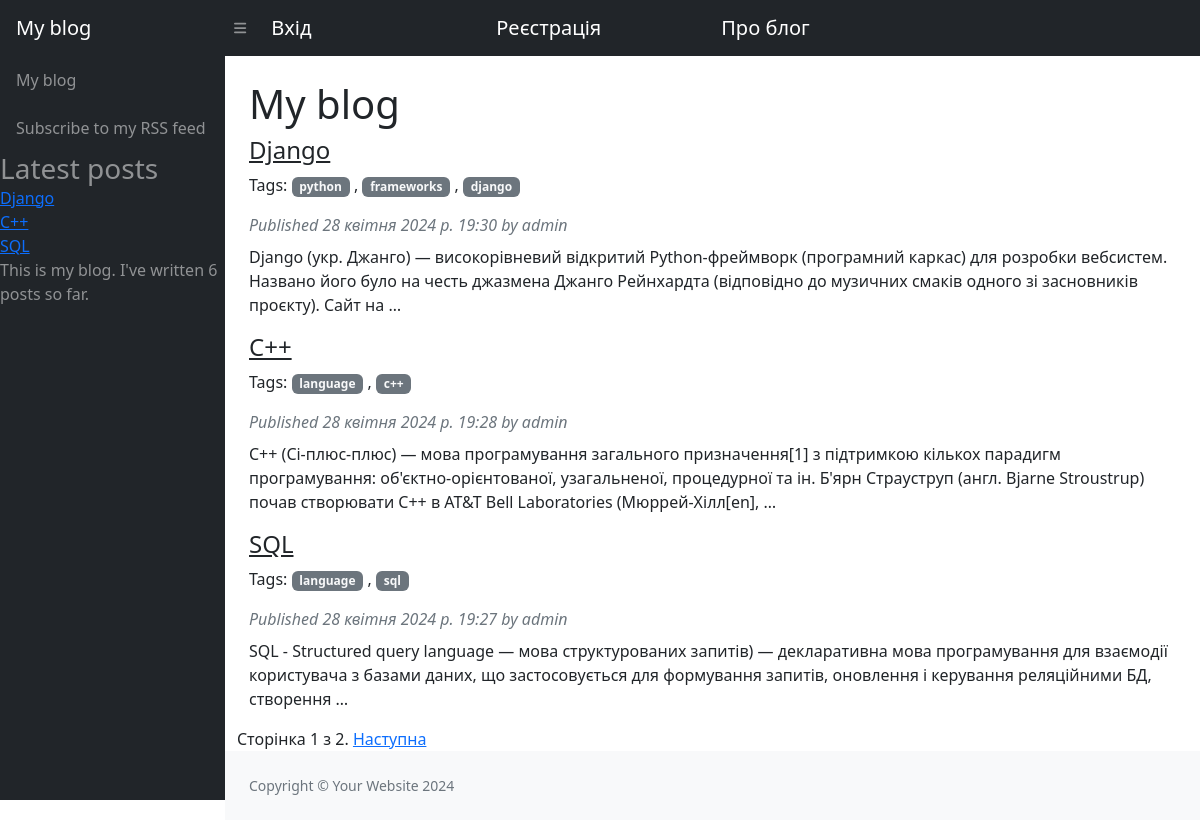
The page / on the database its author committed.
### blog/models.py (models this page shows, shortened)
class Post(models.Model):
    STATUS_CHOICES = (
        ('draft', 'Draft'),
        ('published', 'Published'),
    )
    tags = TaggableManager()
    title = models.CharField(max_length=250)
    slug = models.SlugField(max_length=250, unique_for_date='publish')
    author = models.ForeignKey(User, related_name='blog_posts', on_delete=models.CASCADE)
    body = models.TextField()
    publish = models.DateTimeField(default=timezone.now)
    created = models.DateTimeField(auto_now_add=True)
    updated = models.DateTimeField(auto_now=True)
    status = models.CharField(max_length=10, choices=STATUS_CHOICES, default='published')
    class Meta:
        ordering = ('-publish',)
    def get_absolute_url(self):
        return reverse('blog:post_detail',
                        args=[self.publish.year,
                              self.publish.strftime('%m'),
                              self.publish.strftime('%d'),
                              self.slug])

### blog/views.py (the view)
# urls.py: path('', views.post_list, name='base'),
def post_list(request, tag_slug=None):
    object_list = Post.objects.all()
    tag = None
    if tag_slug:
        tag = get_object_or_404(Tag, slug=tag_slug)
        object_list = object_list.filter(tags__in=[tag])
    paginator = Paginator(object_list, 3) # 3 posts in each page
    page = request.GET.get('page')
    try:
        posts = paginator.page(page)
    except PageNotAnInteger:
        posts = paginator.page(1)
    except EmptyPage:
        posts = paginator.page(paginator.num_pages)
    return render(request, 'blog/post/list.html', {'page': page,
                                                   'posts': posts,
                                                   'tag': tag})

### blog/templatetags/blog_tags.py (called while the page is built)
@register.simple_tag
def total_posts():
    return Post.objects.count()

@register.inclusion_tag('blog/post/latest_post.html')
def show_latest_posts(count=5):
    latest_posts = Post.objects.order_by('-publish')[:count]
    return {'latest_post': latest_posts}

### blog/templates/blog/post/list.html (shortened to what this page needs)
{% extends "blog/base.html" %}
{% block content %}
    {% for post in posts %}
        <h4>
            <a class="card-header" href="{{ post.get_absolute_url }}">{{ post.title }}</a>
        </h4>
            <p class="tags">Tags:
                {% for tag in post.tags.all %}
                    <a class="badge bg-secondary text-decoration-none link-light" href="{% url 'blog:post_list_by_tag' tag.slug %}">
                        {{ tag.name }}
                    </a>
                    {% if not forloop.last %}, {% endif %}
                {% endfor %}
            </p>
        <p class="text-muted fst-italic mb-2">
            Published {{ post.publish }} by {{ post.author }}
        </p>
        {{ post.body|truncatewords:30|linebreaks }}
    {% endfor %}
    {% include "pagination.html" with page=posts %}
{% endblock %}

### blog/templates/blog/base.html (shortened to what this page needs)
<!DOCTYPE html>
{% load static %}
{% load blog_tags %}
<html lang="en">
    <head>
        <link href="https://cdn.jsdelivr.net/npm/simple-datatables@7.1.2/dist/style.min.css" rel="stylesheet" />
        <link href="{% static 'css/blog.css' %}" rel="stylesheet" type="text/css"/>
    </head>
    <body class="sb-nav-fixed">
        <nav class="sb-topnav navbar navbar-expand navbar-dark bg-dark">
            <a class="navbar-brand ps-3" href="/">My blog</a>
            <button class="btn btn-link btn-sm order-1 order-lg-0 me-4 me-lg-0" id="sidebarToggle" href="#!"><i class="fas fa-bars"></i></button>
            {% if user.is_authenticated %}
            	<a class="navbar-brand ps-3" href="{% url 'profile' %}">Профіль</a>
            	<a class="navbar-brand ps-3" href="{% url 'logout_confirm' %}">Вихід</a>
                <a class="navbar-brand ps-3" href="{% url 'blog:post_create' %}">Новий пост</a>
          	{% else %}
            	<a class="navbar-brand ps-3" href="{% url 'login' %}">Вхід</a>
            	<a class="navbar-brand ps-3" href="{% url 'register' %}">Реєстрація</a>
          	{% endif %}
            <a class="navbar-brand ps-3" href="{% url 'blog:blog_about' %}">Про блог</a>
        </nav>
        <div id="layoutSidenav">
            <div id="layoutSidenav_nav">
                <nav class="sb-sidenav accordion sb-sidenav-dark" id="sidenavAccordion">
                    <div class="sb-sidenav-menu">
                        <div class="nav">
                            <a class="nav-link" href="index.html">
                                My blog
                            </a>
                            <a class="nav-link collapsed" href="{% url 'blog:post_feed' %}">Subscribe to my RSS feed</a>
                            <div class="sb-sidenav-collapse-arrow">
                                <h3 class="card-header">Latest posts</h3>
                                {% show_latest_posts 3 %}
                            </div>
                            <div class="sb-sidenav-collapse-arrow">
                                <p class="card-header">This is my blog. I've written {% total_posts %} posts so far.</p>
                            </div>
                        </div>
                    </div>
                </nav>
            </div>
            <div id="layoutSidenav_content">
                <main>
                    <div class="container-fluid px-4">
                        <h1 class="mt-4">My blog</h1>
                        <div class="row">
                            {% block content %}
                            {% endblock %}
                        </div>
                    </div>
                </main>
                <footer class="py-4 bg-light mt-auto">
                    <div class="container-fluid px-4">
                        <div class="d-flex align-items-center justify-content-between small">
                            <div class="text-muted">Copyright &copy; Your Website 2024</div>
                        </div>
                    </div>
                </footer>
            </div>
        </div>
    </body>
</html>

### blog/templates/blog/post/latest_post.html
<ul class="navbar-nav">
    {% for post in latest_post %}
        <li class="nav-item active">
            <a href="{{ post.get_absolute_url }}">{{ post.title }}</a>
        </li>
    {% endfor %}
</ul>

### blog/templates/pagination.html (shortened to what this page needs)
<div class="pagination">
    <span class="step-links">
        <span class="current">
            Сторінка {{ page.number }} з {{ page.paginator.num_pages }}.
        </span>
        {% if page.has_next %}
            <a href="?page={{ page.next_page_number }}">Наступна</a>
        {% endif %}
    </span>
</div>

### rows shown on the page
Post: title "Django", publish "28 квітня 2024 р. 19:30", author "admin", body "Django (укр. Джанго) — високорівневий відкритий Python-фреймворк (програмний каркас) для розробки вебсистем. Названо його було на честь джазмена Джанго Рейнхардта (відповідно до музичних смаків одного зі засновників проєкту). Сайт на …"
Post: title "C++", publish "28 квітня 2024 р. 19:28", author "admin", body "C++ (Сі-плюс-плюс) — мова програмування загального призначення[1] з підтримкою кількох парадигм програмування: об'єктно-орієнтованої, узагальненої, процедурної та ін. Б'ярн Страуструп (англ. Bjarne Stroustrup) почав створювати C++ в AT&T Bell Laboratories (Мюррей-Хілл[en], …"
Post: title "SQL", publish "28 квітня 2024 р. 19:27", author "admin", body "SQL - Structured query language — мова структурованих запитів) — декларативна мова програмування для взаємодії користувача з базами даних, що застосовується для формування запитів, оновлення і керування реляційними БД, створення …"
Tag: name "python"
Tag: name "frameworks"
Tag: name "django"
Tag: name "language"
Tag: name "c++"
Tag: name "sql"

### other values the page prints
{{ page.number }} "1"
{{ page.paginator.num_pages }} "2"
